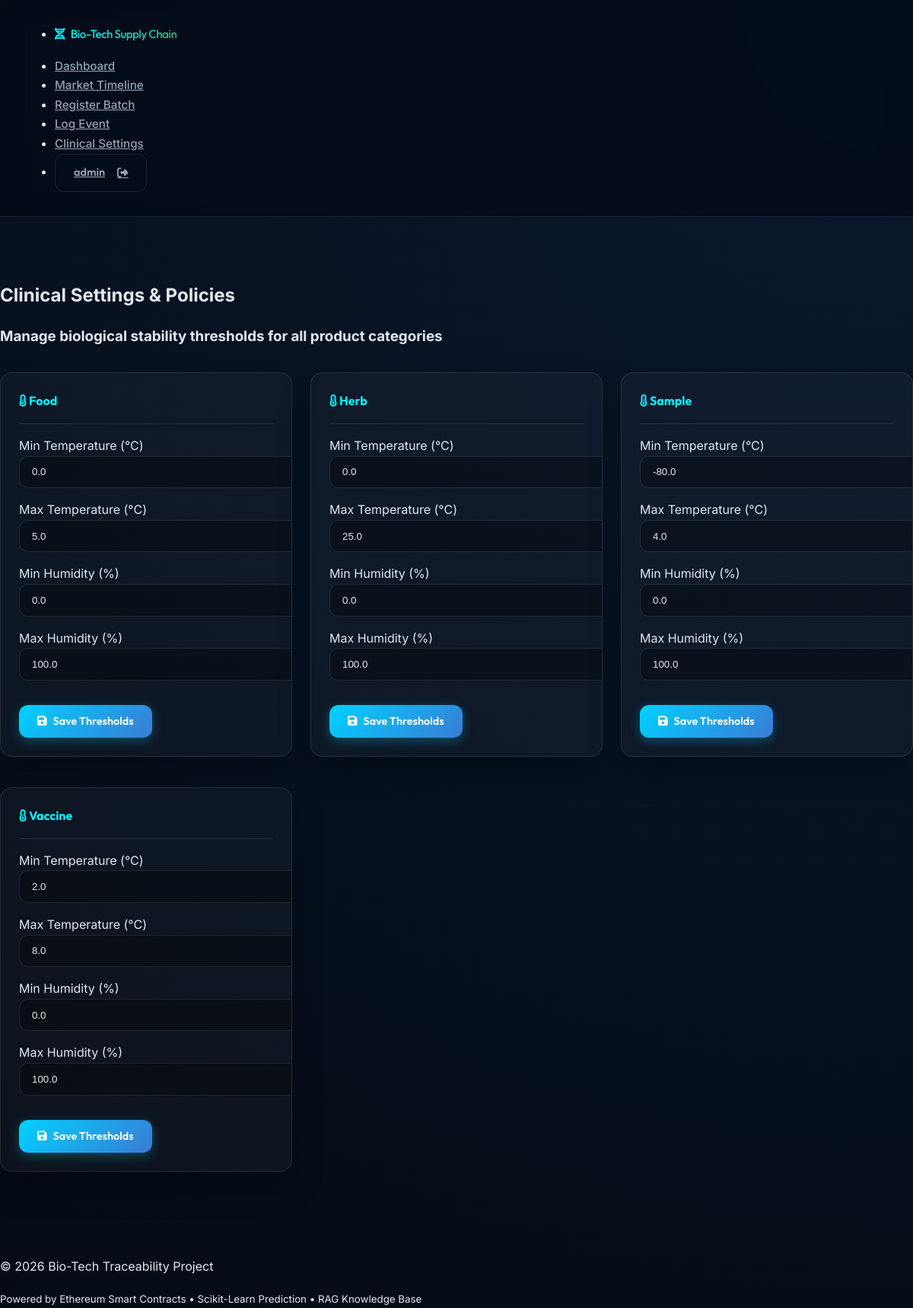
/settings (signed in), run on the app's committed database.
### models.py (models this page shows, shortened)
class User(UserMixin, db.Model):
    id = db.Column(db.Integer, primary_key=True)
    username = db.Column(db.String(64), index=True, unique=True, nullable=False)
    password_hash = db.Column(db.String(256), nullable=False)
    role = db.Column(db.String(20), nullable=False, default='user') # admin, lab, farmer, processor, regulator, consumer

class ThresholdPolicy(db.Model):
    id = db.Column(db.Integer, primary_key=True)
    product_type = db.Column(db.String(64), unique=True, nullable=False) # vaccine, herb, sample, food
    min_temp = db.Column(db.Float, nullable=False)
    max_temp = db.Column(db.Float, nullable=False)
    min_humidity = db.Column(db.Float, nullable=True)
    max_humidity = db.Column(db.Float, nullable=True)

### app.py (the view, shortened to what this page needs)
@app.route('/settings', methods=['GET', 'POST'])
@login_required
@roles_required('admin')
def settings():
    policies = ThresholdPolicy.query.order_by(ThresholdPolicy.product_type).all()
    return render_template('settings.html', policies=policies)

### app.py (called while the page is built)
def roles_required(*roles):
    def decorator(f):
        @wraps(f)
        def decorated_function(*args, **kwargs):
            if not current_user.is_authenticated:
                return redirect(url_for('login'))
            if current_user.role not in roles:
                flash(f"Unauthorized: This action requires {', '.join(roles)} permissions.", 'error')
                return redirect(url_for('dashboard'))
            return f(*args, **kwargs)
        return decorated_function
    return decorator

@login_manager.user_loader
def load_user(id):
    return db.session.get(User, int(id))

### templates/settings.html (shortened to what this page needs)
{% extends "base.html" %}
{% block content %}
<section class="fade-in">
    <hgroup>
        <h1>Clinical Settings & Policies</h1>
        <h3>Manage biological stability thresholds for all product categories</h3>
    </hgroup>
    <div class="dashboard-grid">
        {% for policy in policies %}
        <article class="batch-card fade-in">
            <header style="margin-bottom: 1rem; border-bottom: 1px solid var(--glass-border); padding-bottom: 0.5rem;">
                <h4 style="color: var(--brand-primary); text-transform: capitalize;"><i class="fa-solid fa-temperature-half"></i> {{ policy.product_type }}</h4>
            </header>
            <form method="POST" action="{{ url_for('settings') }}">
                <div class="grid">
                    <div>
                        <label>Min Temperature (°C)</label>
                        <input type="number" step="0.1" name="min_temp" value="{{ policy.min_temp }}" required>
                    </div>
                    <div>
                        <label>Max Temperature (°C)</label>
                        <input type="number" step="0.1" name="max_temp" value="{{ policy.max_temp }}" required>
                    </div>
                </div>
                <div class="grid">
                    <div>
                        <label>Min Humidity (%)</label>
                        <input type="number" step="0.1" name="min_humidity" value="{{ policy.min_humidity if policy.min_humidity is not none else '' }}">
                    </div>
                    <div>
                        <label>Max Humidity (%)</label>
                        <input type="number" step="0.1" name="max_humidity" value="{{ policy.max_humidity if policy.max_humidity is not none else '' }}">
                    </div>
                </div>
                <button type="submit" class="primary-btn full-width" style="margin-top: 1rem;">
                    <i class="fa-solid fa-save"></i> Save Thresholds
                </button>
            </form>
        </article>
        {% endfor %}
    </div>
</section>
{% endblock %}

### templates/base.html (shortened to what this page needs)
<!DOCTYPE html>
<html lang="en">
<head>
    <link rel="stylesheet" href="https://cdn.jsdelivr.net/npm/@picocss/pico@1/css/pico.min.css">
    <link rel="stylesheet" href="https://cdnjs.cloudflare.com/ajax/libs/font-awesome/6.4.0/css/all.min.css">
    <link rel="stylesheet" href="{{ url_for('static', filename='style.css') }}">
</head>
<body>
    <nav class="container-fluid">
        <ul>
            <li>
                <strong>
                    <a href="{{ url_for('dashboard') }}" class="contrast">
                        <i class="fa-solid fa-dna" style="margin-right: 8px;"></i>Bio-Tech Supply Chain
                    </a>
                </strong>
            </li>
        </ul>
        <ul>
            {% if current_user.is_authenticated %}
            <li><a href="{{ url_for('dashboard') }}">Dashboard</a></li>
            <li><a href="{{ url_for('timeline') }}">Market Timeline</a></li>
            {% if current_user.role in ['admin', 'producer'] %}
            <li><a href="{{ url_for('create_batch') }}">Register Batch</a></li>
            <li><a href="{{ url_for('create_event') }}">Log Event</a></li>
            {% endif %}
            {% if current_user.role == 'admin' %}
            <li><a href="{{ url_for('settings') }}">Clinical Settings</a></li>
            {% endif %}
            <li>
                <a href="{{ url_for('logout') }}" role="button" class="secondary outline" style="padding: 0.5rem 1rem;">
                    {{ current_user.username }} <i class="fa-solid fa-right-from-bracket" style="margin-left: 8px;"></i>
                </a>
            </li>
            {% else %}
            <li><a href="{{ url_for('login') }}" role="button" class="primary-btn">Portal Login</a></li>
            {% endif %}
        </ul>
    </nav>
    <main class="container">
        {% block content %}{% endblock %}
    </main>
    <footer>
        <div class="container">
            <p>© 2026 Bio-Tech Traceability Project</p>
            <small class="text-muted">
                Powered by Ethereum Smart Contracts • Scikit-Learn Prediction • RAG Knowledge Base
            </small>
        </div>
    </footer>
</body>
</html>

### static/style.css (style rules this page uses)
:root { --brand-primary: #00f2ff; --brand-success: #2eb67d; --brand-warning: #f6c90e; --brand-danger: #ff4757; --bg-dark: #050b14; --bg-surface: rgba(16, 25, 41, 0.7); --glass-border: rgba(255, 255, 255, 0.1); --glass-bg: rgba(20, 30, 48, 0.6); --text-main: #e2e8f0; --text-muted: #94a3b8; --font-heading: 'Outfit', sans-serif; --font-body: 'Inter', sans-serif; --transition: all 0.3s cubic-bezier(0.4, 0, 0.2, 1); }
body { background: radial-gradient(circle at top right, #0a192f, #050b14); background-attachment: fixed; color: var(--text-main); font-family: var(--font-body); line-height: 1.6; margin: 0; -webkit-font-smoothing: antialiased; }
main.container { padding-top: 4rem; padding-bottom: 5rem; max-width: 1200px; }
nav { background: rgba(5, 11, 20, 0.8); backdrop-filter: blur(20px) saturate(180%); border-bottom: 1px solid var(--glass-border); padding: 1rem 2rem; position: sticky; top: 0; z-index: 1000; }
nav strong a { font-family: var(--font-heading); font-weight: 700; font-size: 1.4rem; background: linear-gradient(90deg, var(--brand-primary), var(--brand-success)); -webkit-background-clip: text; background-clip: text; -webkit-text-fill-color: transparent; letter-spacing: -0.5px; }
nav ul li a { color: var(--text-muted) !important; font-weight: 500; font-size: 0.95rem; transition: var(--transition); }
article { background: var(--glass-bg); backdrop-filter: blur(12px); border: 1px solid var(--glass-border); border-radius: 20px; box-shadow: 0 20px 40px rgba(0, 0, 0, 0.3); padding: 2.5rem; margin-bottom: 2rem; transition: var(--transition); }
article header { border-bottom: 1px solid var(--glass-border); margin-bottom: 2rem; padding-bottom: 1rem; }
.dashboard-grid { display: grid; grid-template-columns: repeat(auto-fill, minmax(320px, 1fr)); gap: 1.5rem; margin-top: 2rem; }
.batch-card { background: rgba(255, 255, 255, 0.03); border: 1px solid var(--glass-border); border-radius: 16px; padding: 1.5rem; transition: var(--transition); position: relative; overflow: hidden; margin-bottom: 1rem; }
.batch-card h4 { margin: 0 0 0.5rem 0; color: var(--brand-primary); font-family: var(--font-heading); }
button, [role="button"] { font-family: var(--font-heading); font-weight: 600; border-radius: 12px !important; padding: 0.8rem 1.5rem !important; transition: var(--transition); cursor: pointer; font-size: 0.9rem; display: inline-flex; align-items: center; justify-content: center; gap: 8px; border: 1px solid var(--glass-border); }
button[type="submit"], .primary-btn { background: linear-gradient(135deg, #00d2ff 0%, #3a7bd5 100%) !important; border: none !important; box-shadow: 0 4px 15px rgba(0, 210, 255, 0.3); color: #fff !important; }
input, select, textarea { background: rgba(0, 0, 0, 0.3) !important; border: 1px solid var(--glass-border) !important; border-radius: 12px !important; color: var(--text-main) !important; padding: 0.8rem 1rem !important; width: 100%; margin-bottom: 1rem; }
.fade-in { animation: fadeInSlide 0.6s cubic-bezier(0.4, 0, 0.2, 1) forwards; }

### data on the page
User: username "admin"
ThresholdPolicy: product_type "Food", min_temp "0.0", max_temp "5.0", min_humidity "0.0", max_humidity "100.0"
ThresholdPolicy: product_type "Herb", min_temp "0.0", max_temp "25.0", min_humidity "0.0", max_humidity "100.0"
ThresholdPolicy: product_type "Sample", min_temp "-80.0", max_temp "4.0", min_humidity "0.0", max_humidity "100.0"
ThresholdPolicy: product_type "Vaccine", min_temp "2.0", max_temp "8.0", min_humidity "0.0", max_humidity "100.0"
